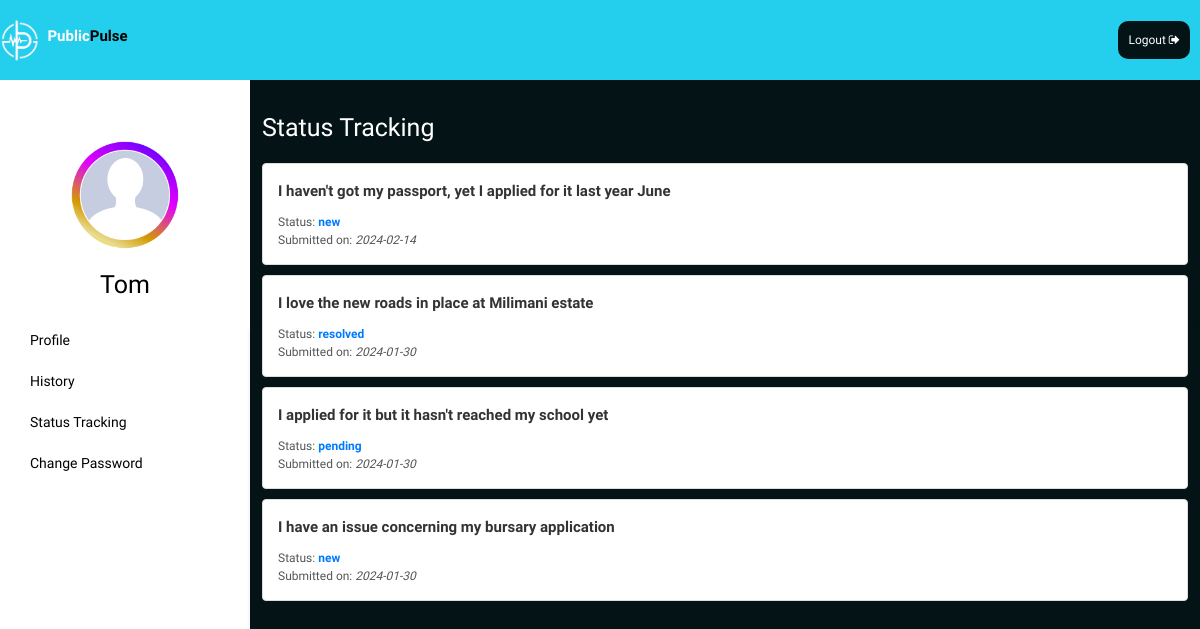
The page /chatbot/status_tracking (signed in) on the database as committed earlier.
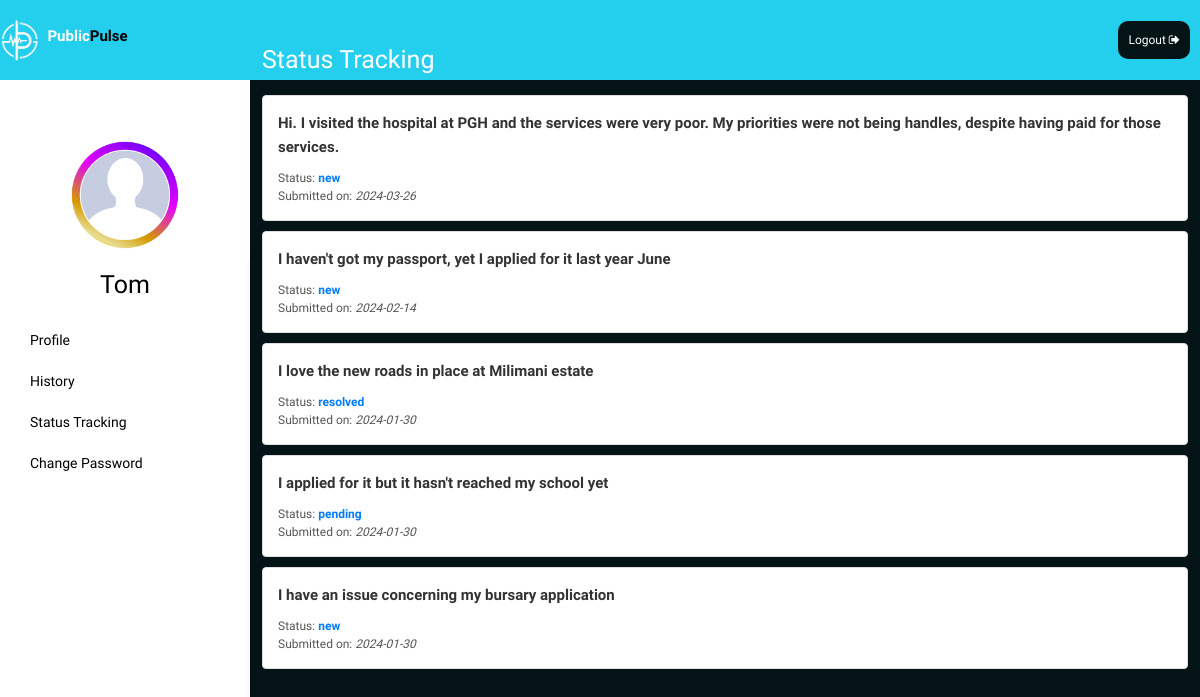
The same page on the database as committed later.
### chatbot/models.py (models this page shows, shortened)
class Chat(models.Model):
    STATUS_CHOICES=(
        ('new', 'New'),
        ('resolved', 'Resolved'),
        ('pending', 'Pending'),
    )
    CATEGORY_CHOICES=[
        ('Transport', 'Transport'),
        ('Education', 'Education'),
        ('Security', 'Security'),
        ('Public Service', 'Public Service'),
        ('Sanitation', 'Sanitation'),
        ('Environment', 'Environment'),
        ('Health', 'Health'),
        ('Services', 'Services'),
        ('Housing', 'Housing'),
        ('Infractructure', 'Infractructure'),
        ('Jobs', 'Jobs'),
        ('Sports', 'Sports')
    ]
    user=models.ForeignKey(User, on_delete=models.CASCADE)
    message=models.TextField()
    category=models.CharField(max_length=100, choices=CATEGORY_CHOICES)
    response=models.TextField(default="I am sorry. I dont understand your question")
    created_at=models.DateTimeField(auto_now_add=True)
    status=models.CharField(max_length=10, choices=STATUS_CHOICES, null=True, blank=True )
    resolved_at = models.DateTimeField(null=True, blank=True)
    sentiment_score = models.FloatField(null=True, blank=True)
    classification=models.CharField(max_length=100, blank=True, null=True)

### chatbot/views.py (the view)
# urls.py: path('status_tracking', views.status_tracking, name='status_tracking'),
def status_tracking(request):
    complaints=Chat.objects.filter(user=request.user).order_by('-created_at')
    return render(request, 'user/status_tracking.html', {'complaints':complaints})

### templates/user/status_tracking.html
{% extends 'base.html' %}
{% block content %}
{% load static %}
<link rel="stylesheet" type="text/css" href="{% static 'profile.css' %}">
<div class="header">
    <div class="logo">
        <img src="{% static 'Images/publicpulselogo.png' %}"/>
        <a href="/">
            <h4>Public<span>Pulse</span></h4>
        </a>
    </div>
    <a href="logout" class="logout-link">Logout <i class="fa fa-sign-out" aria-hidden="true"></i></a>
</div>
<div class="user-status">
    <div class="profile">
        <div class="sidebar">
            <div class="profile-picture">
                {% if user.is_authenticated %}
                <img src="{% static 'Images/placeholder.jpg' %}" alt="user">
                <h4>{{user.username}}</h4>
                {%endif%}
            </div>
            <a href="user_profile">Profile</a>
            <a href="chat_history">History</a>
            <a href="">Status Tracking</a>
            <a href="change-password">Change Password</a>
        </div>
    </div>
    <div class="tracking container">
        <h2>Status Tracking</h2>
        {% if complaints %}
            <ul class="complaints-list">
                {% for complaint in complaints %}
                    <li class="complaint-item">
                        <div class="complaint-message">
                            <strong>{{ complaint.message }}</strong>
                        </div>
                        <div class="complaint-details">
                            Status: <span class="complaint-status">{{ complaint.status }}</span><br>
                            Submitted on: <span class="complaint-date">{{ complaint.created_at|date:"Y-m-d" }}</span>
                        </div>
                    </li>
                {% endfor %}
            </ul>
        {% else %}
            <p>You have not submitted any complaints.</p>
        {% endif %}
    </div>
</div>
{% endblock %}

Rows that differ between the two databases and show on the page:
added Chat: message "Hi. I visited the hospital at PGH and the services were very poor. My priorities were not being handles, despite having paid for those services.", status "new", created_at "2024-03-26"
